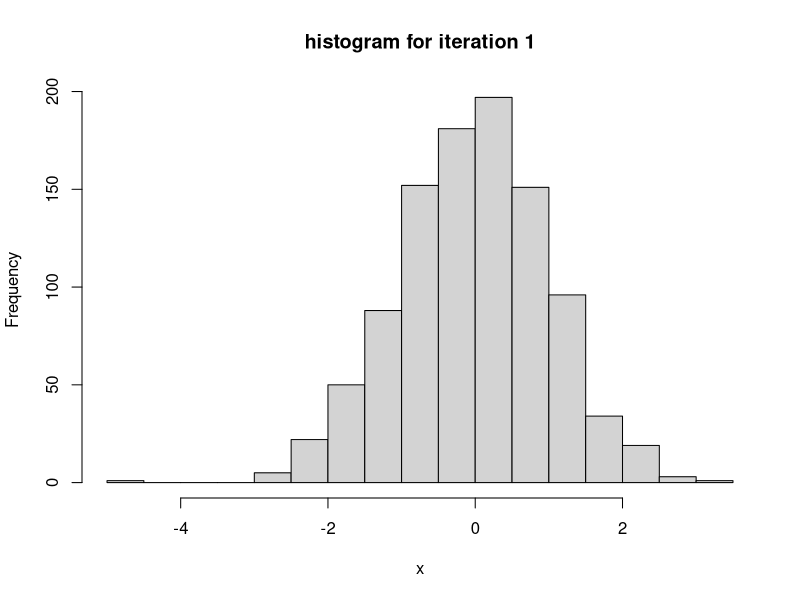
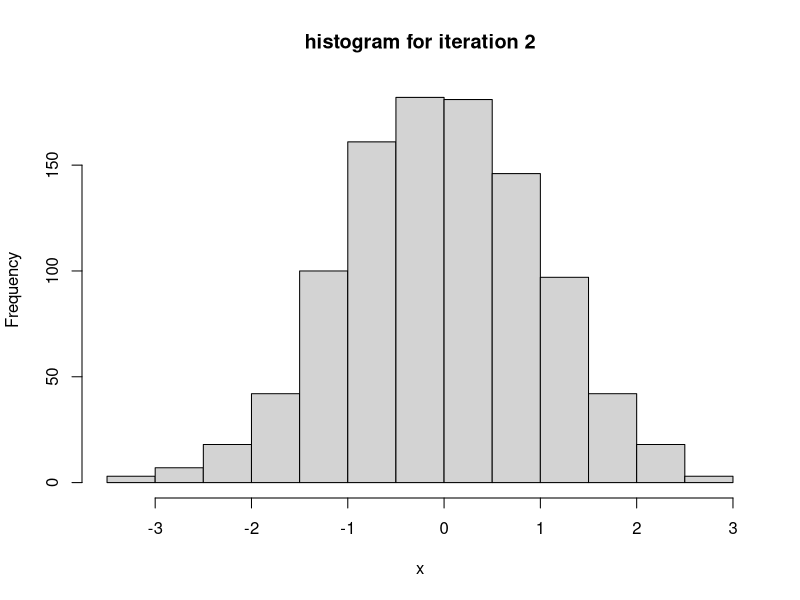
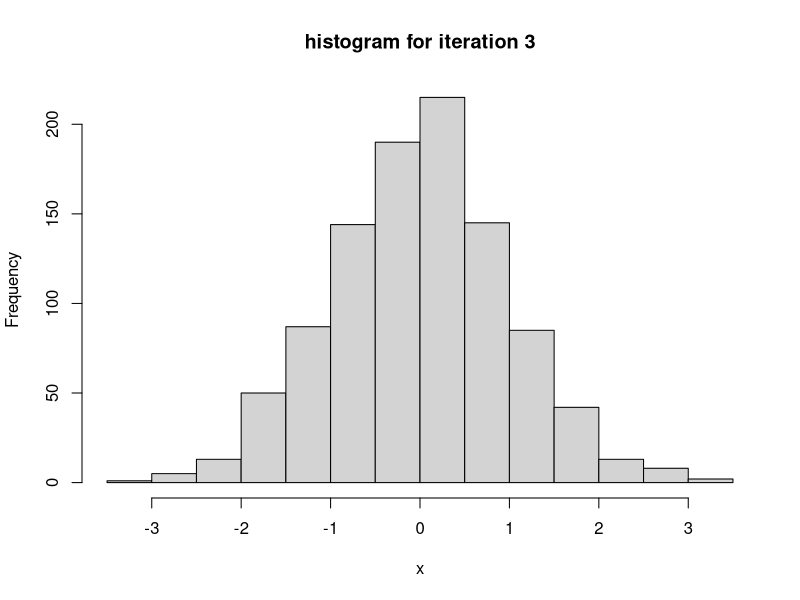
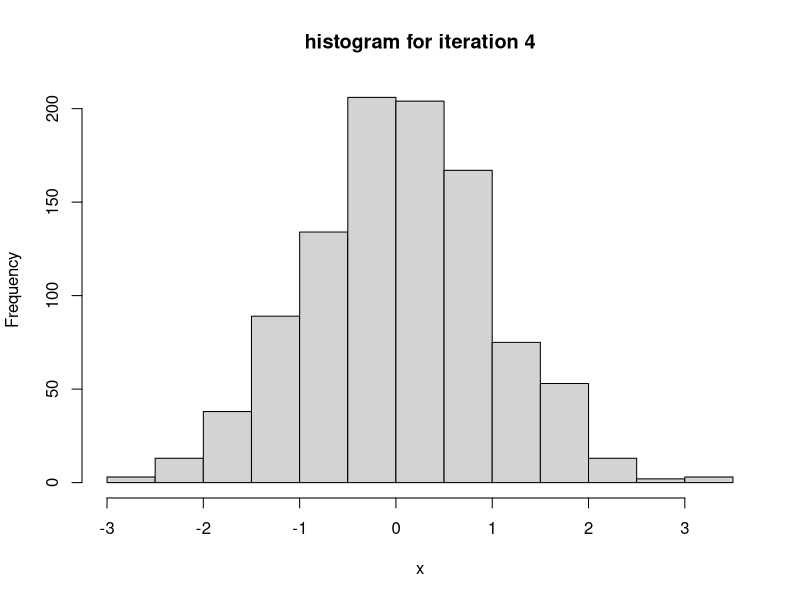
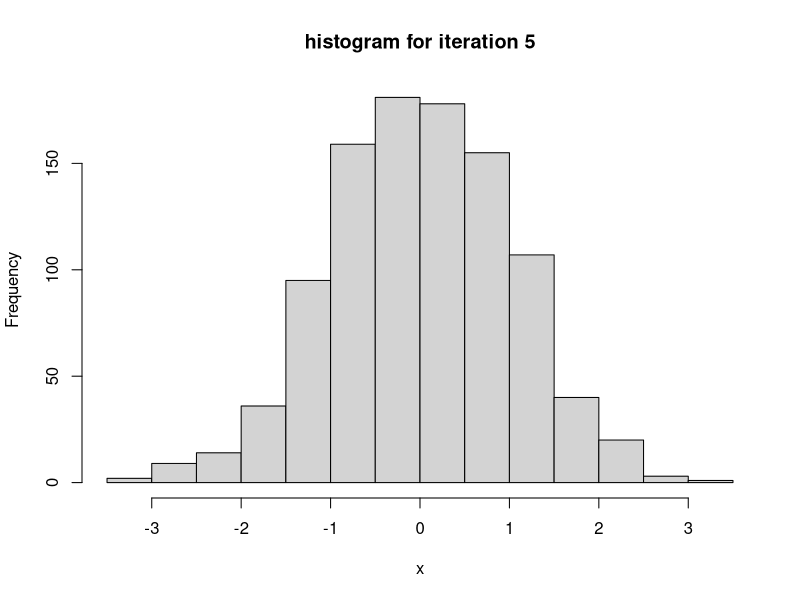
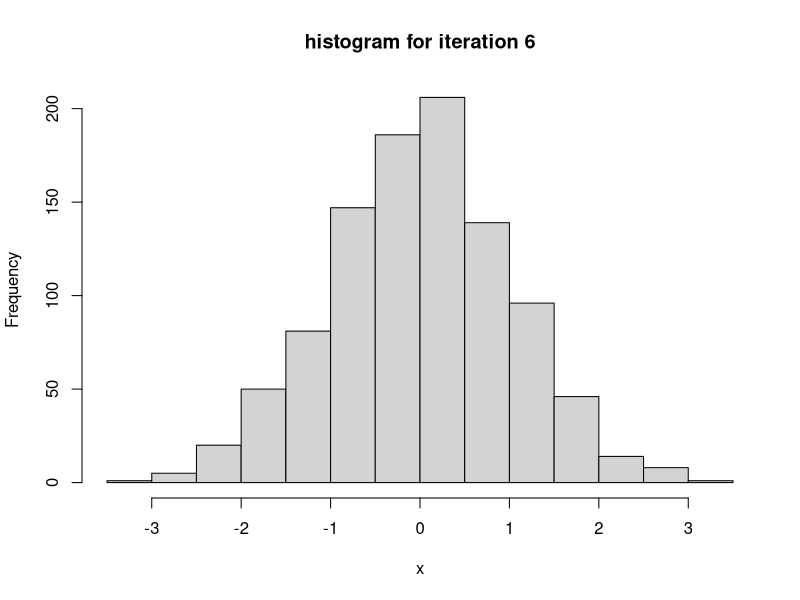
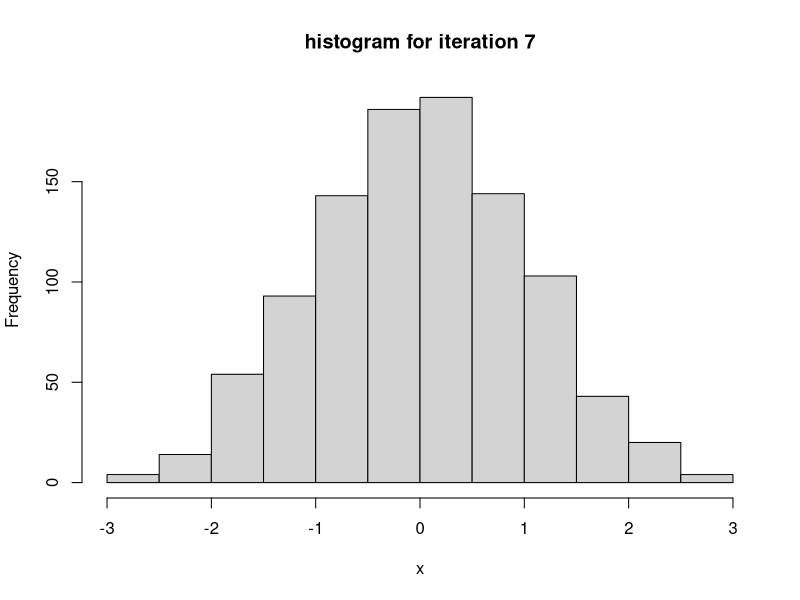
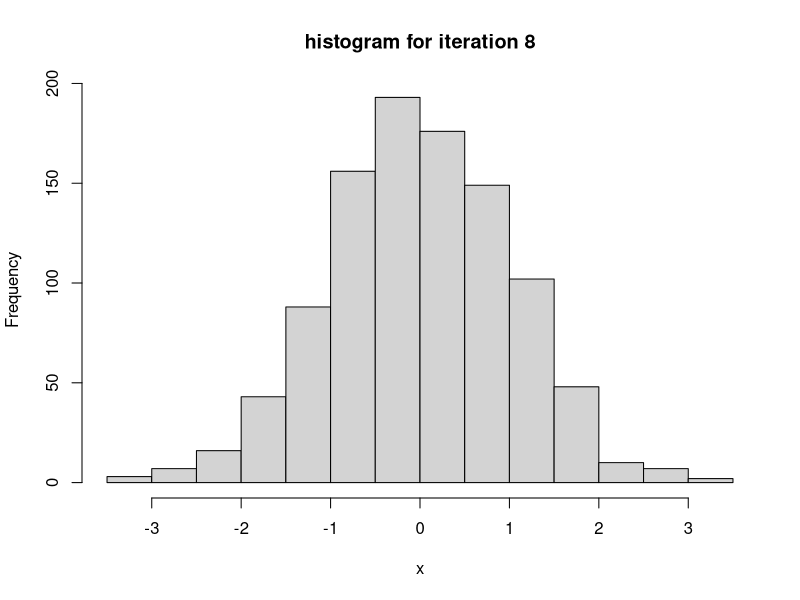

Reproduce these figures in R, in order.

for (i in 1:10) {
  x <- rnorm(1000)
  title <- paste("histogram for iteration", i)
  fname <- paste("hist-", i, ".png", sep = "")
  png(filename = fname)
  hist(x, main = title)
  dev.off()
}

